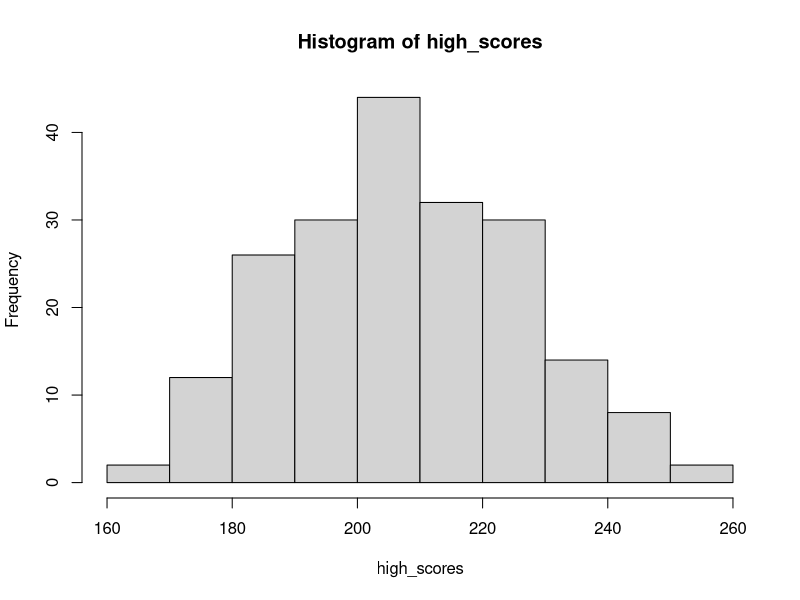
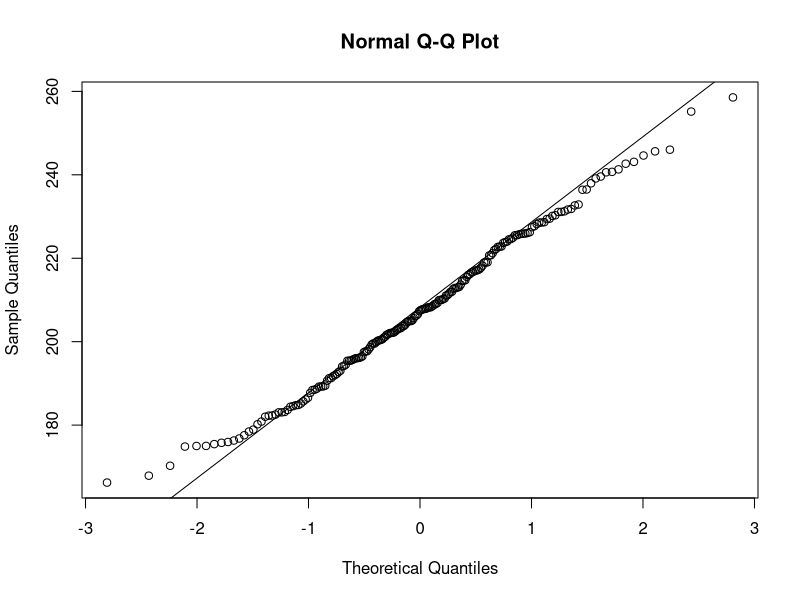

Reproduce these figures in R, in order.
## ---- chunk 1
# Load knitr to allow us to ask for user-input
if(!require("knitr"))
   install.packages("knitr")
library(knitr)
## ---- chunk 2

# Set descriptive statistics for our vector of high scores
N <- 200
mn <- 210
std_dev <- 20

# Randomize the high scores using system time
set.seed(Sys.time())

# Generate a random Normal distribution of high scores with 99% of players in the range [150, 270] (i.e. 6 sigma or -3xSD on left and +3xSD on right of the mean)
high_scores <-  rnorm(N, mean = mn, sd = std_dev)

# Try using an Exponential distribution instead of a random normal distribution (see that Shapiro-Wilk no longer reports normality)
# high_scores <- rexp(N, rate = 0.1)

# Try using a Poisson distribution instead of a random normal distribution (see that Shapiro-Wilk no longer reports normality)
# high_scores <- rpois(N, lambda = 5) 

# Print scores
high_scores 

## ---- chunk 3
hist(high_scores)
# comment - modality, symmetry, skewness
## ---- chunk 4
qqnorm(high_scores)
qqline(high_scores)
## ---- chunk 5
result_sw <- shapiro.test(high_scores)
result_sw
p_value <- result_sw$p.value
is_normal <- p_value > 0.05
## ---- chunk 6
if(!require("nortest"))
  install.packages("nortest")
library(nortest)

result_ad <- ad.test(high_scores)
result_ad
p_value <- result_ad$p.value
is_normal <- p_value > 0.05
